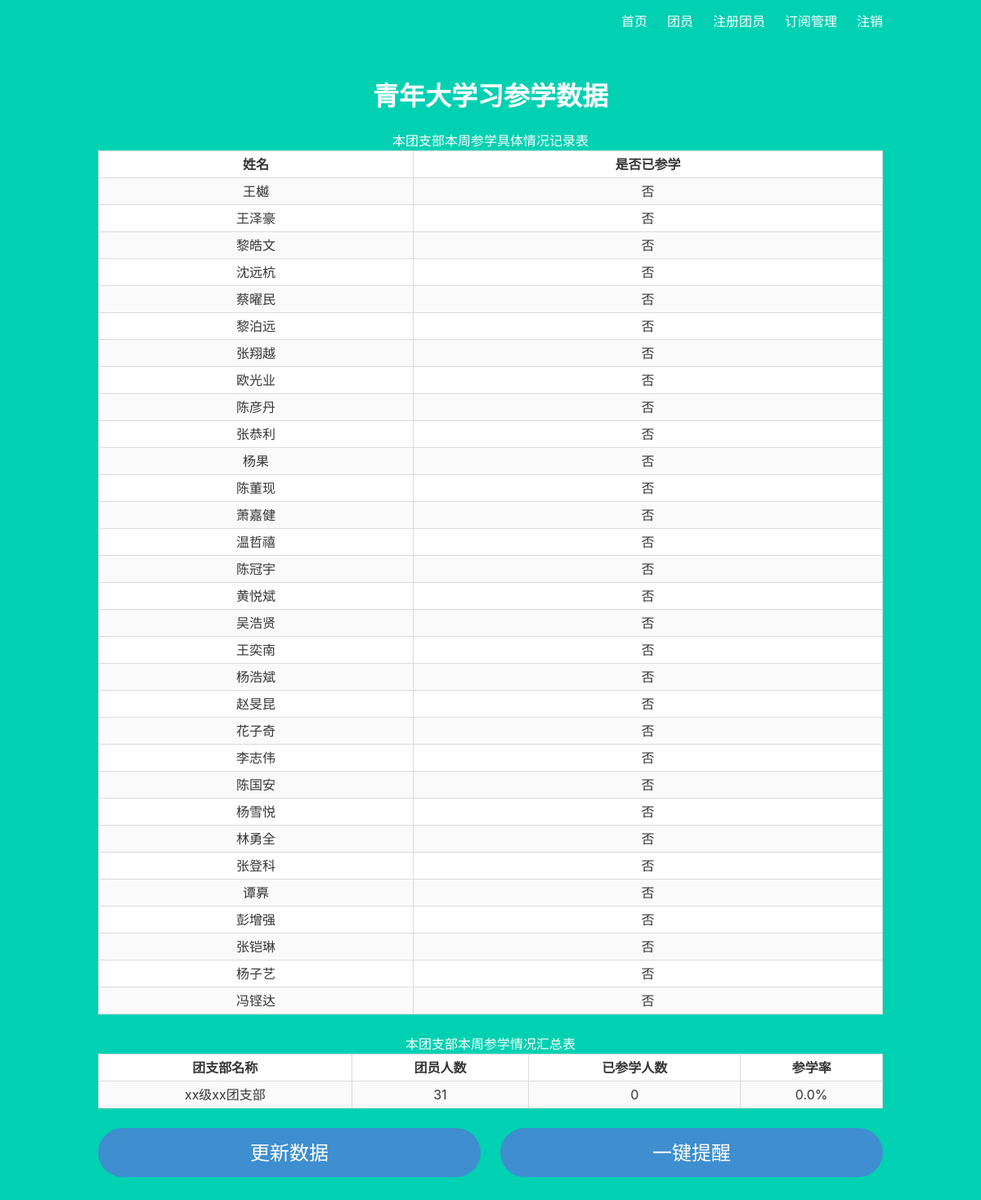
Page /branch/members (signed in) on the earlier database version.
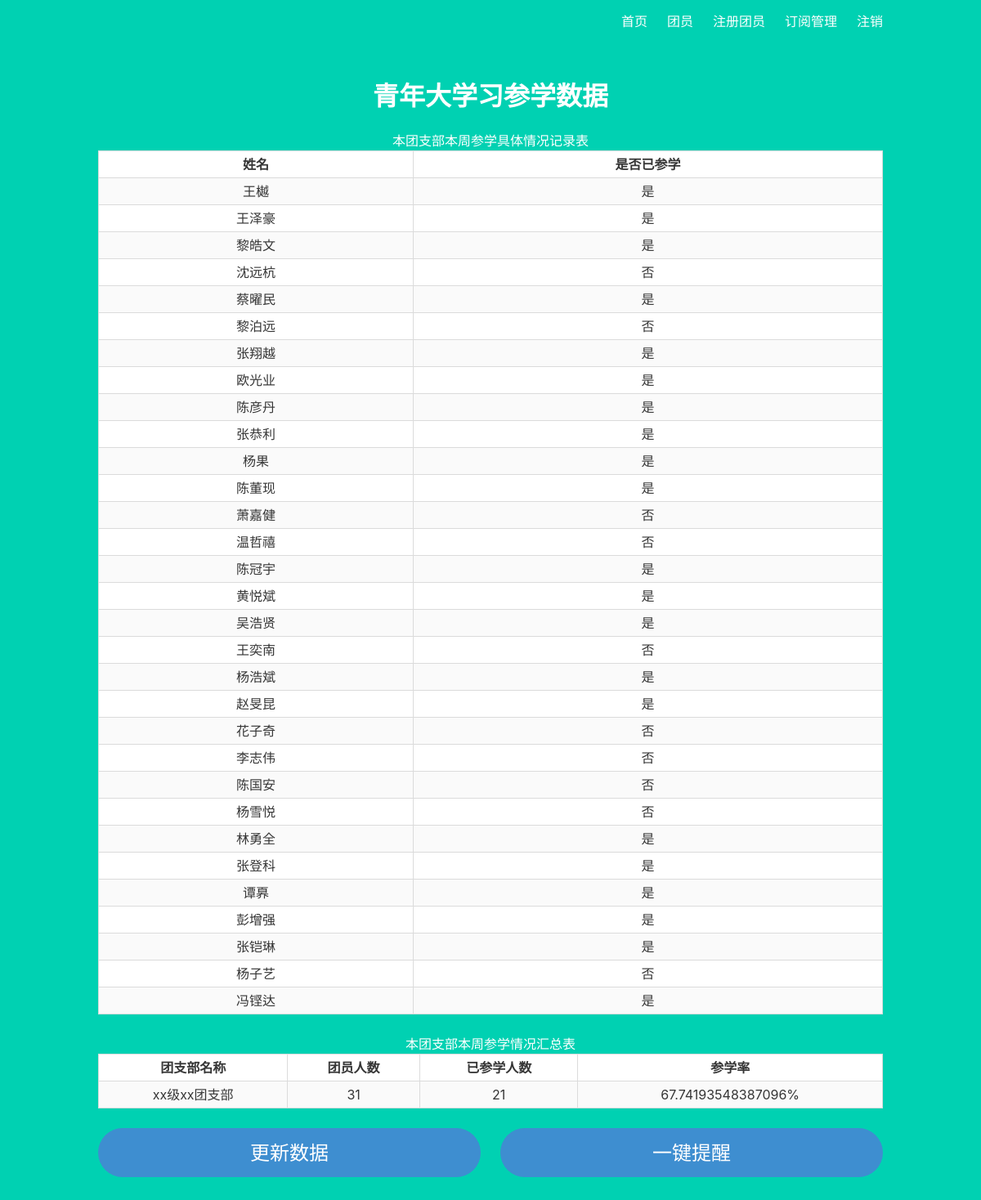
Same page on the later database version.
### models.py (models this page shows, shortened)
class User(db.Model):
    __tablename__ = 'user'
    id = db.Column(db.Integer, primary_key=True)
    email_address = db.Column(db.String(100), unique=True, nullable=False)
    nickname = db.Column(db.String(20), unique=False, nullable=False)
    real_name = db.Column(db.String(20), unique=True, nullable=False)
    phone_number = db.Column(db.String(11), unique=False, nullable=False)
    password_hash = db.Column(db.String(256), nullable=False)
    finished = db.Column(db.Boolean, default=False)
    updated_at = db.Column(db.DateTime(timezone=False), default=datetime.datetime.utcnow(), onupdate=datetime.datetime.utcnow())
    tags = db.relationship('Subscription', secondary=subscriptions1, lazy='subquery', backref=db.backref('users', lazy=True))
    role_id = db.Column(db.Integer, db.ForeignKey('role.id'), nullable=False)
    youth_league_branch_id = db.Column(db.Integer, db.ForeignKey('youth_league_branch.id'), nullable=False)

class YouthLeagueBranch(db.Model):
    __tablename__ = 'youth_league_branch'
    id = db.Column(db.Integer, primary_key=True)
    users = db.relationship('User', backref='youth_league_branch', lazy=True)
    real_name = db.Column(db.String(20), unique=True, nullable=False)
    email_address = db.Column(db.String(100), unique=True, nullable=False)
    phone_number = db.Column(db.String(11), unique=True, nullable=False)
    password_hash = db.Column(db.String(256), nullable=False)
    num_finished = db.Column(db.Integer, default=0, nullable=False)
    updated_at = db.Column(db.DateTime(timezone=False), default=datetime.datetime.utcnow(), onupdate=datetime.datetime.utcnow())
    tags = db.relationship('Subscription', secondary=subscriptions2, lazy='subquery', backref=db.backref('branches', lazy=True))
    role_id = db.Column(db.Integer, db.ForeignKey('role.id'), nullable=False)
    admin_id = db.Column(db.Integer, db.ForeignKey('system_admin.id'), nullable=False)
    login_link = db.Column(db.String(400), default=config.login_link)
    data_link = db.Column(db.String(400), default=config.data_link)

### branch.py (the view)
@branch_bp.route('/branch/members')
@branch_required
def members():
    g.finished_dict = {True: '是', False: '否'}
    assert branch_bp
    return render_template('branch/members.html')

### auth.py (called while the page is built)
def branch_required(view):
    @functools.wraps(view)
    def wrapped_view(**kwargs):
        if 'branch_id' not in session.keys() or session['branch_id'] is None or 'role_id' not in session.keys() or session['role_id'] != 2:
            return render_template('error.html', error='没有权限操作',
                                   info='当前账号没有团支部权限'), 404
        return view(**kwargs)
    return wrapped_view

### branch.py (called while the page is built)
@branch_bp.before_request
def load_branch():
    if session['branch_id']:
        branch = YouthLeagueBranch.query.filter_by(id=session['branch_id']).first()
        g.branch = branch

### templates/branch/members.html (shortened to what this page needs)
{% extends 'base.html' %}
{% block content %}
    <h1 class="title">
    青年大学习参学数据
    </h1>
    {% set dev = namespace(value=0) %}
    <table class="table is-bordered is-striped is-narrow is-hoverable is-fullwidth">
        <tbody>
        <tr>
            {% for col in ['姓名', '是否已参学'] %}
                <th>{{col}}</th>
            {% endfor %}
        </tr>
        {% for user in g.branch.users %}
            {% set dev.value = dev.value + 1 %}
            <tr>
                <td><a href="#">{{ user.real_name }}</a></td>
                <td>{{ g.finished_dict[user.finished] }}</td>
            </tr>
        {% endfor %}
        </tbody>
    </table>
    <table class="table is-bordered is-striped is-narrow is-hoverable is-fullwidth">
        <tbody>
        <tr>
            {% for col in ['团支部名称', '团员人数', '已参学人数', '参学率'] %}
                <th>{{ col }}</th>
            {% endfor %}
        </tr>
            <tr>
                <td><a href="#">{{ g.branch.real_name }}</a></td>
                <td>{{ dev.value }}</td>
                <td>{{ g.branch.num_finished }}</td>
                <td>
                    {% if dev.value != 0 %}
                        {{ "{}%".format(g.branch.num_finished / dev.value * 100) }}
                    {% else %}
                        -
                    {% endif %}
                </td>
            </tr>
        </tbody>
    </table>
    <div class="columns">
        <div class="column">
            <a href="{{ url_for('branch.update') }}" class="button is-rounded is-info is-large column">更新数据</a>
        </div>
        <div class="column">
            <a href="{{ url_for('branch.notify') }}" class="button is-rounded is-info is-large column">一键提醒</a>
        </div>
    </div>
{% endblock %}

### templates/base.html (shortened to what this page needs)
<!DOCTYPE html>
<html lang="en">
<head>
    <link rel="stylesheet" href="https://cdnjs.cloudflare.com/ajax/libs/bulma/0.7.2/css/bulma.min.css" />
    <link rel="stylesheet" href="https://maxcdn.bootstrapcdn.com/font-awesome/4.7.0/css/font-awesome.min.css"/>
</head>
<body>
    <section class="hero is-primary is-fullheight">
        <div class="hero-head">
            <nav class="navbar">
                <div class="container">
                    <div id="navbarMenuHeroA" class="navbar-menu">
                        <div class="navbar-end">
                            <a href="{{ url_for('index.index') }}" class="navbar-item">首页</a>
                            {% if session['user_id'] %}
                                <a href="{{ url_for('user.subscriptions') }}" class="navbar-item">订阅管理</a>
                                {% if not session['user_finished'] %}
                                <a href="{{ url_for('user.update') }}" class="navbar-item">更新状态</a>
                                {% endif %}
                                <a href="{{ url_for('auth.logout') }}" class="navbar-item">注销</a>
                            {% elif session['branch_id'] %}
                                <a href="{{ url_for('branch.members') }}" class="navbar-item">团员</a>
                                <a href="{{ url_for('branch.user_register') }}" class="navbar-item">注册团员</a>
                                <a href="{{ url_for('branch.subscriptions') }}" class="navbar-item">订阅管理</a>
                                <a href="{{ url_for('auth.logout') }}" class="navbar-item">注销</a>
                            {% else %}
                                <a href="{{ url_for('auth.login') }}" class="navbar-item">登录</a>
                                <a href="{{ url_for('auth.register') }}" class="navbar-item">注册</a>
                            {% endif %}
                        </div>
                    </div>
                </div>
            </nav>
        </div>
        <div class="hero-body">
            <div class="container has-text-centered">
               {% block content %}
               {% endblock %}
            </div>
        </div>
    </section>
</body>
</html>

Differences in the rows shown:
changed User "王樾": finished "否" → "是"
changed User "王泽豪": finished "否" → "是"
changed User "黎皓文": finished "否" → "是"
changed User "蔡曜民": finished "否" → "是"
changed User "张翔越": finished "否" → "是"
changed User "欧光业": finished "否" → "是"
changed User "陈彦丹": finished "否" → "是"
changed User "张恭利": finished "否" → "是"
changed User "杨果": finished "否" → "是"
changed User "陈董现": finished "否" → "是"
changed User "陈冠宇": finished "否" → "是"
changed User "黄悦斌": finished "否" → "是"
changed User "吴浩贤": finished "否" → "是"
changed User "杨浩斌": finished "否" → "是"
changed User "赵旻昆": finished "否" → "是"
changed User "林勇全": finished "否" → "是"
changed User "张登科": finished "否" → "是"
changed User "谭奡": finished "否" → "是"
changed User "彭增强": finished "否" → "是"
changed User "张铠琳": finished "否" → "是"
changed User "冯铿达": finished "否" → "是"
changed YouthLeagueBranch "xx级xx团支部": branch.num_finished "0" → "21"; g.branch.num_finished/dev.value*100 "0.0%" → "67.74193548387096%"
